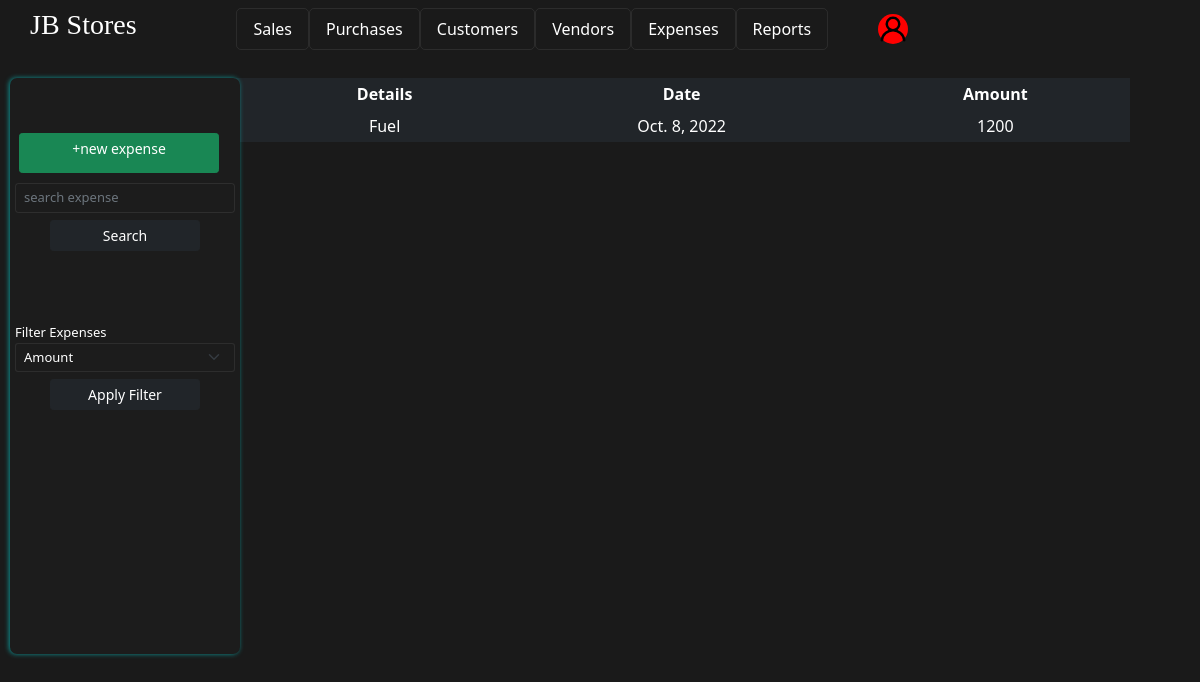
The page /expenses/ on the database its author committed.
### expenses/models.py (models this page shows)
class Expense(models.Model):
    PAYMENT_METHODS = (
        ('Cash', 'Cash'),
        ('Bank', 'Bank'),
        ('M-Pesa', 'M-pesa'),
        ('Credit Card', 'Credit Card')
    )
    EXPENSE_CATEGORIES = (
        ('Administrative', 'Administrative'),
        ('Distribution', 'Distribution'),
        ('Transportation', 'Transportation' ),
        ('Salaries & Wages', 'Salaries & Wages'),
    )
    expense_id = models.IntegerField(primary_key=True)
    title = models.CharField('Expense Title', max_length=200)
    Amount = models.IntegerField('Expense amount', default=0)
    payment_method = models.CharField(max_length=200, choices=PAYMENT_METHODS, default = 'Cash')
    expense_category = models.CharField(max_length=200, choices=EXPENSE_CATEGORIES, default='Administrative')
    Date = models.DateField('Date incurred', default = datetime.now().strftime("%Y-%m-%d"))

### expenses/views.py (the view)
# urls.py: path('', views.expenses, name='expenses'),\
def expenses(request):
    template = loader.get_template('expenses.html')
    context = {
        'expenses' : Expense.objects.all(),
    }
    return HttpResponse(template.render(context, request))

### expenses/templates/expenses.html (shortened to what this page needs)
<!DOCTYPE html>
<html lang="en">
<head>
    <link rel="stylesheet" href="/static/css/bootstrap.min.css">
    <link rel="stylesheet" href="/static/css/expenses.css">
</head>
<body>
    <div class="container nav navbar">
        <div class="logo">
            <h3 class="text-md-center">JB Stores</h3>
        </div>
        <ul class="nav-items list-group list-group-horizontal list-unstyled">
            <li class="nav-tabs list-group-item list-group-item-light" onclick="javascript:window.location = '/sales/';" class="text-decoration-none">Sales</li>
            <li class="nav-tabs list-group-item list-group-item-light" onclick="javascript:window.location = '/purchases/';" class="text-decoration-none">Purchases</li>
            <li class="nav-tabs list-group-item list-group-item-light" onclick="javascript:window.location = '/customers/';" class="text-decoration-none">Customers</li>
            <li class="nav-tabs list-group-item list-group-item-light" onclick="javascript:window.location = '/vendors/';" class="text-decoration-none">Vendors</li>
            <li class="nav-tabs list-group-item list-group-item-light" onclick="javascript:window.location = '/expenses/';" class="text-decoration-none">Expenses</li>
            <li class="nav-tabs list-group-item list-group-item-light" onclick="javascript:window.location = '/reports/';" class="text-decoration-none">Reports</li>
        </ul>
        <div class="account" onmouseover="toogle_dropdown('dropdown');" onmouseleave="toogle_dropdown('dropdown');">
            <img src="/static/icons/account.svg" alt="Account" class="img img-responsive img-rounded">
        </div>
    </div>
    <div class="container content">
        {% if expenses %}
            <table class="table table-hover table-responsive-md table-hover table-sm table-dark table-borderless table-responsive">
                <thead>
                    <tr>
                        <th>ID</th>
                        <th>Details</th>
                        <th>Date</th>
                        <th>Amount</th>
                    </tr>
                </thead>
                <tbody>
                    {%for expense in expenses%}
                        <tr>
                            <td>{{expense.expense_id}}</td>
                            <td>{{expense.title}}</td>
                            <td>{{expense.Date}}</td>
                            <td>{{expense.Amount }}</td>
                        </tr>
                    {%endfor%}
                </tbody>
            </table>
        {%else%}
            <p style="color:white; margin-left: 350px;">No Expenses Recorded!!</p>
        {% endif %}
    </div>
    <div class="container nav side-menu">
        <button class="btn btn-success btn-sm" style="width: 200px; display: grid; margin: 5px auto;height: 40px;" onclick="javascript:window.location = '/expenses/new_expense/'">+new expense</button>
        <div class="container search-form">
            <form action="" class="form" role="form">
                <input type="text" class="form-control form-control-sm" placeholder="search expense" name="search" id="search-btn">
                <button class="btn btn-success btn-dark btn-sm" type="submit">Search</button>
            </form>
        </div>
        <div class="container filter-form">
            <form action="" role = "form">
                <label for="filter">Filter Expenses</label>
                <select name="filter" id="id_filter" class="form-control form-select form-select-sm">
                    <option value="1">Amount</option>
                </select>
                <button class="btn btn-success btn-dark btn-sm" type="submit">Apply Filter</button>
            </form>
        </div>
    </div>
</body>
</html>

### expenses/static/css/expenses.css (style rules this page uses)
body { padding: 0; margin: 0; box-sizing: border-box; background-color: #1A1A1A; }
.nav { color: white; }
.nav .account { padding: 0px; background-color: red; position: relative; left: -250px; border-radius: 50%; }
.nav .account .img { width : 30px; }
.nav .logo h3 { font-family: fantasy; }
.nav .list-group { margin-left: -200px; }
.nav .list-group .list-group-item { color: white; background-color: transparent; border-radius: 5px; border: 1px rgba(255, 255, 255, 0.08) solid; }
.content { margin-top: 20px; overflow-y: scroll; width: 60rem; height: 72vh; padding: 0; position: relative; left: 50px; }
.content .table thead th { position: sticky; top: 0px; }
.content .table { border-collapse: collapse; width: 100%; }
.content .table thead th,.content .table tbody tr td { text-align: center; }
.side-menu { padding-top: 50px; color: white; background-color: #1c1c1c; width: 230px; border-radius: 7px; height: 72vh; position: absolute; top: 78px; left: 10px; font-size: small; box-shadow: -1px 0px 5px 0px rgba(0,255,255,0.52); }
.side-menu .search-form { height: 100px; padding: 5px; box-sizing: border-box; position: absolute; top: 100px; }
.side-menu .search-form .form-control { appearance: none; background-color: transparent; border: 1px rgba(255, 255, 255, 0.08) solid; margin: 0; font-family: inherit; font-size: inherit; cursor: inherit; line-height: inherit; color: white; }
.side-menu .search-form .btn, .side-menu .filter-form .btn { display: grid; margin: 7px auto; width: 150px; }
.side-menu .filter-form { height: fit-content; padding: 5px; position: absolute; top: 240px; }
.side-menu .filter-form select { appearance: none; background-color: transparent; border: 1px rgba(255, 255, 255, 0.08) solid; margin: 0; font-family: inherit; font-size: inherit; cursor: inherit; line-height: inherit; color: white; }
.side-menu .filter-form select option { background: #1A1A1A; }

### rows shown on the page
Expense: title "Fuel", Date "Oct. 8, 2022", Amount "1200"
